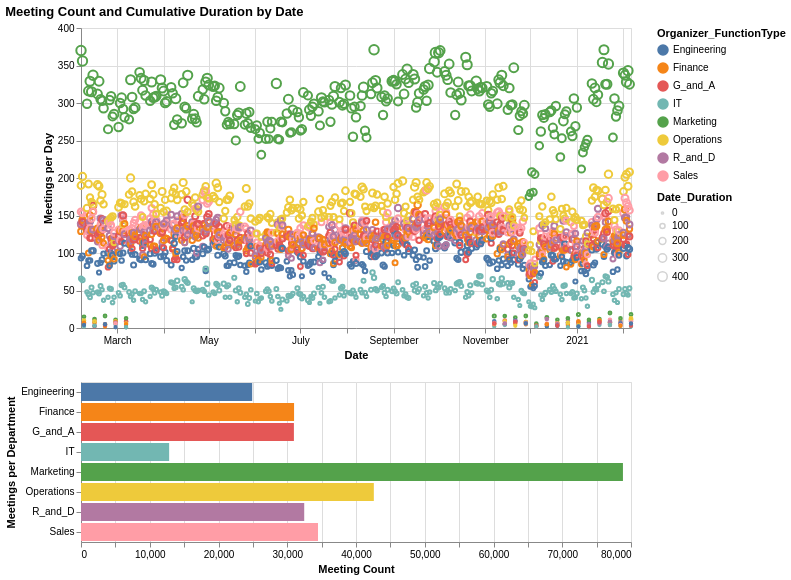

Vega-Lite specification for this chart:
### Vega specification from a JSON file in a GitHub repository (floating-point values rounded to 4 significant figures; data arrays with more than 128 entries replaced by an {"elided": "..."} marker saying what was removed)
{"$schema": "https://vega.github.io/schema/vega/v5.json", "background": "white", "padding": 5, "width": 550, "title": {"text": "Meeting Count and Cumulative Duration by Date", "anchor": "start"}, "data": [{"name": "selector008_store"}, {"name": "selector009_store"}, {"name": "data-228683cdaafb32cda96406a80df2c484", "values": {"elided": "2245 records"}}, {"name": "data_0", "source": "data-228683cdaafb32cda96406a80df2c484", "transform": [{"type": "formula", "expr": "toDate(datum[\"StartDate\"])", "as": "StartDate"}]}, {"name": "data_1", "source": "data_0", "transform": [{"type": "filter", "expr": "!length(data(\"selector008_store\")) || vlSelectionTest(\"selector008_store\", datum)"}, {"type": "aggregate", "groupby": ["Organizer_FunctionType"], "ops": ["sum"], "fields": ["Date_Count"], "as": ["sum_Date_Count"]}, {"type": "filter", "expr": "isValid(datum[\"sum_Date_Count\"]) && isFinite(+datum[\"sum_Date_Count\"])"}]}, {"name": "data_2", "source": "data_0", "transform": [{"type": "filter", "expr": "!length(data(\"selector009_store\")) || vlSelectionTest(\"selector009_store\", datum)"}, {"type": "aggregate", "groupby": ["Organizer_FunctionType", "Date_Duration", "StartDate"], "ops": ["sum"], "fields": ["Date_Count"], "as": ["sum_Date_Count"]}, {"type": "filter", "expr": "isValid(datum[\"Date_Duration\"]) && isFinite(+datum[\"Date_Duration\"]) && (isDate(datum[\"StartDate\"]) || (isValid(datum[\"StartDate\"]) && isFinite(+datum[\"StartDate\"]))) && isValid(datum[\"sum_Date_Count\"]) && isFinite(+datum[\"sum_Date_Count\"])"}]}], "signals": [{"name": "concat_0_height", "value": 300}, {"name": "concat_1_y_step", "value": 20}, {"name": "concat_1_height", "update": "bandspace(domain('concat_1_y').length, 0.1, 0.05) * concat_1_y_step"}, {"name": "unit", "value": {}, "on": [{"events": "mousemove", "update": "isTuple(group()) ? group() : unit"}]}, {"name": "selector008", "update": "vlSelectionResolve(\"selector008_store\", \"union\")"}, {"name": "selector009", "update": "vlSelectionResolve(\"selector009_store\", \"union\", true, true)"}], "layout": {"padding": 20, "columns": 1, "bounds": "full", "align": "each"}, "marks": [{"type": "group", "name": "concat_0_group", "style": "cell", "encode": {"update": {"width": {"signal": "width"}, "height": {"signal": "concat_0_height"}}}, "signals": [{"name": "selector008_x", "value": [], "on": [{"events": {"source": "scope", "type": "mousedown", "filter": ["!event.item || event.item.mark.name !== \"selector008_brush\""]}, "update": "[x(unit), x(unit)]"}, {"events": {"source": "window", "type": "mousemove", "consume": true, "between": [{"source": "scope", "type": "mousedown", "filter": ["!event.item || event.item.mark.name !== \"selector008_brush\""]}, {"source": "window", "type": "mouseup"}]}, "update": "[selector008_x[0], clamp(x(unit), 0, width)]"}, {"events": {"signal": "selector008_scale_trigger"}, "update": "[scale(\"concat_0_x\", selector008_StartDate[0]), scale(\"concat_0_x\", selector008_StartDate[1])]"}, {"events": [{"source": "view", "type": "dblclick"}], "update": "[0, 0]"}, {"events": {"signal": "selector008_translate_delta"}, "update": "clampRange(panLinear(selector008_translate_anchor.extent_x, selector008_translate_delta.x / span(selector008_translate_anchor.extent_x)), 0, width)"}, {"events": {"signal": "selector008_zoom_delta"}, "update": "clampRange(zoomLinear(selector008_x, selector008_zoom_anchor.x, selector008_zoom_delta), 0, width)"}]}, {"name": "selector008_StartDate", "on": [{"events": {"signal": "selector008_x"}, "update": "selector008_x[0] === selector008_x[1] ? null : invert(\"concat_0_x\", selector008_x)"}]}, {"name": "selector008_scale_trigger", "value": {}, "on": [{"events": [{"scale": "concat_0_x"}], "update": "(!isArray(selector008_StartDate) || (+invert(\"concat_0_x\", selector008_x)[0] === +selector008_StartDate[0] && +invert(\"concat_0_x\", selector008_x)[1] === +selector008_StartDate[1])) ? selector008_scale_trigger : {}"}]}, {"name": "selector008_tuple", "on": [{"events": [{"signal": "selector008_StartDate"}], "update": "selector008_StartDate ? {unit: \"concat_0\", fields: selector008_tuple_fields, values: [selector008_StartDate]} : null"}]}, {"name": "selector008_tuple_fields", "value": [{"field": "StartDate", "channel": "x", "type": "R"}]}, {"name": "selector008_translate_anchor", "value": {}, "on": [{"events": [{"source": "scope", "type": "mousedown", "markname": "selector008_brush"}], "update": "{x: x(unit), y: y(unit), extent_x: slice(selector008_x)}"}]}, {"name": "selector008_translate_delta", "value": {}, "on": [{"events": [{"source": "window", "type": "mousemove", "consume": true, "between": [{"source": "scope", "type": "mousedown", "markname": "selector008_brush"}, {"source": "window", "type": "mouseup"}]}], "update": "{x: selector008_translate_anchor.x - x(unit), y: selector008_translate_anchor.y - y(unit)}"}]}, {"name": "selector008_zoom_anchor", "on": [{"events": [{"source": "scope", "type": "wheel", "consume": true, "markname": "selector008_brush"}], "update": "{x: x(unit), y: y(unit)}"}]}, {"name": "selector008_zoom_delta", "on": [{"events": [{"source": "scope", "type": "wheel", "consume": true, "markname": "selector008_brush"}], "force": true, "update": "pow(1.001, event.deltaY * pow(16, event.deltaMode))"}]}, {"name": "selector008_modify", "on": [{"events": {"signal": "selector008_tuple"}, "update": "modify(\"selector008_store\", selector008_tuple, true)"}]}], "marks": [{"name": "selector008_brush_bg", "type": "rect", "clip": true, "encode": {"enter": {"fill": {"value": "#333"}, "fillOpacity": {"value": 0.125}}, "update": {"x": [{"test": "data(\"selector008_store\").length && data(\"selector008_store\")[0].unit === \"concat_0\"", "signal": "selector008_x[0]"}, {"value": 0}], "y": [{"test": "data(\"selector008_store\").length && data(\"selector008_store\")[0].unit === \"concat_0\"", "value": 0}, {"value": 0}], "x2": [{"test": "data(\"selector008_store\").length && data(\"selector008_store\")[0].unit === \"concat_0\"", "signal": "selector008_x[1]"}, {"value": 0}], "y2": [{"test": "data(\"selector008_store\").length && data(\"selector008_store\")[0].unit === \"concat_0\"", "field": {"group": "height"}}, {"value": 0}]}}}, {"name": "concat_0_marks", "type": "symbol", "style": ["point"], "interactive": true, "from": {"data": "data_2"}, "encode": {"update": {"fill": {"value": "transparent"}, "stroke": [{"test": "!length(data(\"selector008_store\")) || vlSelectionTest(\"selector008_store\", datum)", "scale": "color", "field": "Organizer_FunctionType"}, {"value": "lightgray"}], "ariaRoleDescription": {"value": "point"}, "description": {"signal": "\"Organizer_FunctionType: \" + (isValid(datum[\"Organizer_FunctionType\"]) ? datum[\"Organizer_FunctionType\"] : \"\"+datum[\"Organizer_FunctionType\"]) + \"; Date_Duration: \" + (format(datum[\"Date_Duration\"], \"\")) + \"; Date: \" + (timeFormat(datum[\"StartDate\"], '%b %d, %Y')) + \"; Meetings per Day: \" + (format(datum[\"sum_Date_Count\"], \"\"))"}, "x": {"scale": "concat_0_x", "field": "StartDate"}, "y": {"scale": "concat_0_y", "field": "sum_Date_Count"}, "size": {"scale": "size", "field": "Date_Duration"}}}}, {"name": "selector008_brush", "type": "rect", "clip": true, "encode": {"enter": {"fill": {"value": "transparent"}}, "update": {"x": [{"test": "data(\"selector008_store\").length && data(\"selector008_store\")[0].unit === \"concat_0\"", "signal": "selector008_x[0]"}, {"value": 0}], "y": [{"test": "data(\"selector008_store\").length && data(\"selector008_store\")[0].unit === \"concat_0\"", "value": 0}, {"value": 0}], "x2": [{"test": "data(\"selector008_store\").length && data(\"selector008_store\")[0].unit === \"concat_0\"", "signal": "selector008_x[1]"}, {"value": 0}], "y2": [{"test": "data(\"selector008_store\").length && data(\"selector008_store\")[0].unit === \"concat_0\"", "field": {"group": "height"}}, {"value": 0}], "stroke": [{"test": "selector008_x[0] !== selector008_x[1]", "value": "white"}, {"value": null}]}}}], "axes": [{"scale": "concat_0_x", "orient": "bottom", "gridScale": "concat_0_y", "grid": true, "tickCount": {"signal": "ceil(width/40)"}, "domain": false, "labels": false, "aria": false, "maxExtent": 0, "minExtent": 0, "ticks": false, "zindex": 0}, {"scale": "concat_0_y", "orient": "left", "gridScale": "concat_0_x", "grid": true, "tickCount": {"signal": "ceil(concat_0_height/40)"}, "domain": false, "labels": false, "aria": false, "maxExtent": 0, "minExtent": 0, "ticks": false, "zindex": 0}, {"scale": "concat_0_x", "orient": "bottom", "grid": false, "title": "Date", "labelFlush": true, "labelOverlap": true, "tickCount": {"signal": "ceil(width/40)"}, "zindex": 0}, {"scale": "concat_0_y", "orient": "left", "grid": false, "title": "Meetings per Day", "labelOverlap": true, "tickCount": {"signal": "ceil(concat_0_height/40)"}, "zindex": 0}]}, {"type": "group", "name": "concat_1_group", "style": "cell", "encode": {"update": {"width": {"signal": "width"}, "height": {"signal": "concat_1_height"}}}, "signals": [{"name": "selector009_tuple", "on": [{"events": [{"source": "scope", "type": "click"}], "update": "datum && item().mark.marktype !== 'group' ? {unit: \"concat_1\", fields: selector009_tuple_fields, values: [(item().isVoronoi ? datum.datum : datum)[\"Organizer_FunctionType\"]]} : null", "force": true}, {"events": [{"source": "view", "type": "dblclick"}], "update": "null"}]}, {"name": "selector009_tuple_fields", "value": [{"field": "Organizer_FunctionType", "channel": "color", "type": "E"}]}, {"name": "selector009_toggle", "value": false, "on": [{"events": [{"source": "scope", "type": "click"}], "update": "event.shiftKey"}, {"events": [{"source": "view", "type": "dblclick"}], "update": "false"}]}, {"name": "selector009_modify", "on": [{"events": {"signal": "selector009_tuple"}, "update": "modify(\"selector009_store\", selector009_toggle ? null : selector009_tuple, selector009_toggle ? null : true, selector009_toggle ? selector009_tuple : null)"}]}], "marks": [{"name": "concat_1_marks", "type": "rect", "style": ["bar"], "interactive": true, "from": {"data": "data_1"}, "encode": {"update": {"fill": [{"test": "!length(data(\"selector009_store\")) || vlSelectionTest(\"selector009_store\", datum)", "scale": "color", "field": "Organizer_FunctionType"}, {"value": "lightgray"}], "ariaRoleDescription": {"value": "bar"}, "description": {"signal": "\"Organizer_FunctionType: \" + (isValid(datum[\"Organizer_FunctionType\"]) ? datum[\"Organizer_FunctionType\"] : \"\"+datum[\"Organizer_FunctionType\"]) + \"; Meeting Count: \" + (format(datum[\"sum_Date_Count\"], \"\")) + \"; Meetings per Department: \" + (isValid(datum[\"Organizer_FunctionType\"]) ? datum[\"Organizer_FunctionType\"] : \"\"+datum[\"Organizer_FunctionType\"])"}, "x": {"scale": "concat_1_x", "field": "sum_Date_Count"}, "x2": {"scale": "concat_1_x", "value": 0}, "y": {"scale": "concat_1_y", "field": "Organizer_FunctionType"}, "height": {"scale": "concat_1_y", "band": 1}}}}], "axes": [{"scale": "concat_1_x", "orient": "bottom", "gridScale": "concat_1_y", "grid": true, "tickCount": {"signal": "ceil(width/40)"}, "domain": false, "labels": false, "aria": false, "maxExtent": 0, "minExtent": 0, "ticks": false, "zindex": 0}, {"scale": "concat_1_x", "orient": "bottom", "grid": false, "title": "Meeting Count", "labelFlush": true, "labelOverlap": true, "tickCount": {"signal": "ceil(width/40)"}, "zindex": 0}, {"scale": "concat_1_y", "orient": "left", "grid": false, "title": "Meetings per Department", "zindex": 0}]}], "scales": [{"name": "color", "type": "ordinal", "domain": {"fields": [{"data": "data_2", "field": "Organizer_FunctionType"}, {"data": "data_1", "field": "Organizer_FunctionType"}], "sort": true}, "range": "category"}, {"name": "size", "type": "linear", "domain": {"data": "data_2", "field": "Date_Duration"}, "range": [5, 100], "zero": true}, {"name": "concat_0_x", "type": "time", "domain": {"data": "data_2", "field": "StartDate"}, "range": [0, {"signal": "width"}]}, {"name": "concat_0_y", "type": "linear", "domain": {"data": "data_2", "field": "sum_Date_Count"}, "range": [{"signal": "concat_0_height"}, 0], "nice": true, "zero": true}, {"name": "concat_1_x", "type": "linear", "domain": {"data": "data_1", "field": "sum_Date_Count"}, "range": [0, {"signal": "width"}], "nice": true, "zero": true}, {"name": "concat_1_y", "type": "band", "domain": {"data": "data_1", "field": "Organizer_FunctionType", "sort": true}, "range": {"step": {"signal": "concat_1_y_step"}}, "paddingInner": 0.1, "paddingOuter": 0.05}], "legends": [{"stroke": "color", "symbolType": "circle", "title": "Organizer_FunctionType", "encode": {"symbols": {"update": {}}}, "fill": "color"}, {"size": "size", "symbolType": "circle", "title": "Date_Duration", "encode": {"symbols": {"update": {"fill": {"value": "transparent"}, "stroke": {"value": "lightgray"}}}}}], "config": {}}
